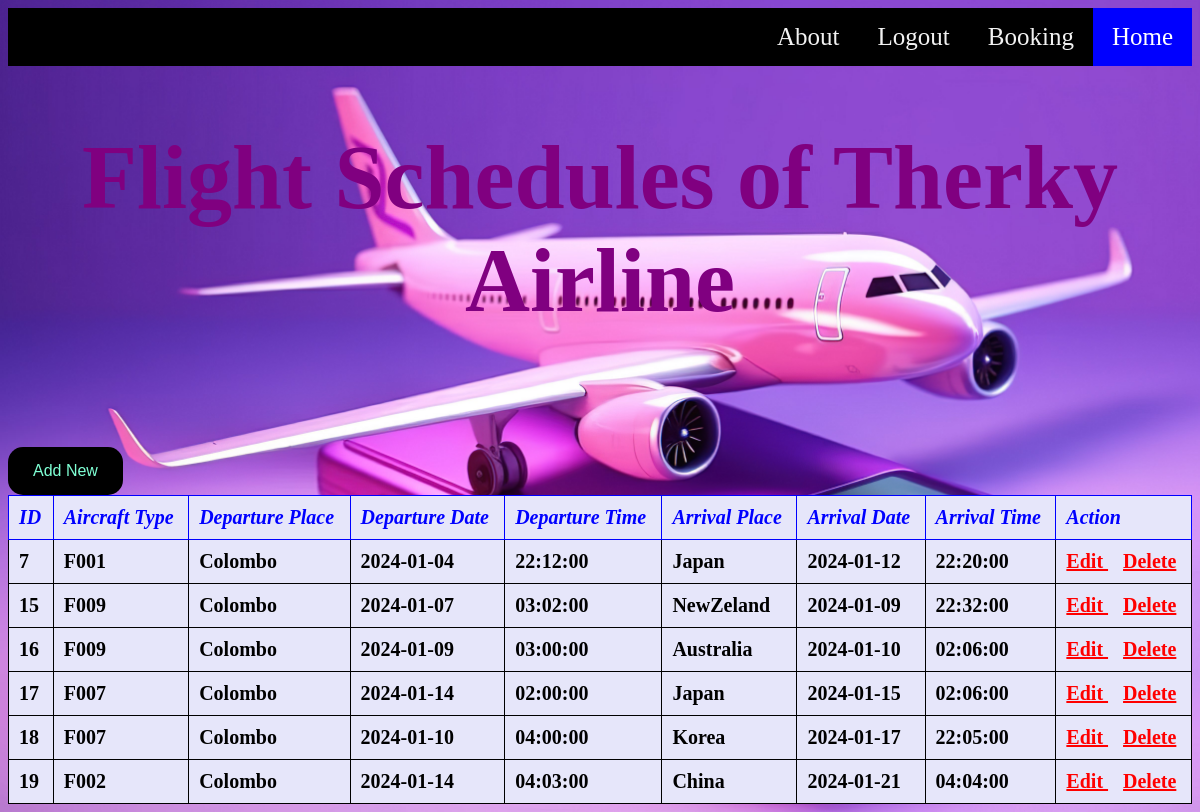
Screenshot of /flight_schedule.php with the database file from the repository.
### tables this page shows
CREATE TABLE `flight_scheduling` (
  `id` int(255) NOT NULL,
  `flight_number` varchar(100) NOT NULL,
  `departure_place` varchar(100) NOT NULL,
  `departure_time` time NOT NULL,
  `departure_date` date NOT NULL,
  `arrival_place` varchar(100) NOT NULL,
  `arrival_date` date NOT NULL,
  `arrival_time` time NOT NULL
);

### flight_schedule.php (the view, shortened to what this page needs)
<?php
include "db_conn.php";
?>
<!DOCTYPE html>
<html lang="en">
<head>
</head>
<body>
  <div class="topnav">
  <a class="active" href="home_page.php">Home</a>
  <a href="booking.php">Booking</a>
  <a href="admin_page.php">Logout</a>
  <a href="About_us.html">About</a>
</div>
<h1 class="glow">Flight Schedules of Therky Airline</h1><br><br><br>
  <a href="add_flight.php" >
    <button class="btn btn-dark mb-3">Add New</button>
  </a>
    <table class="table table-hover text-center">
      <thead class="table-dark">
        <tr>
          <th scope="col">ID</th>
          <th scope="col">Aircraft Type</th>
          <th scope="col">Departure Place</th>
          <th scope="col">Departure Date</th>
          <th scope="col">Departure Time</th>
          <th scope="col">Arrival Place</th>
          <th scope="col">Arrival Date</th>
          <th scope="col">Arrival Time</th>
          <th scope="col">Action</th>
        </tr>
      </thead>
      <tbody>
        <?php
        $sql = "SELECT * FROM `flight_scheduling`";
        $result = mysqli_query($conn, $sql);
        while ($row = mysqli_fetch_assoc($result)) {
        ?>
          <tr>
            <td><?php echo $row["id"] ?></td>
            <td><?php echo $row["flight_number"] ?></td>
            <td><?php echo $row["departure_place"] ?></td>
            <td><?php echo $row["departure_date"] ?></td>
            <td><?php echo $row["departure_time"] ?></td>
            <td><?php echo $row["arrival_place"] ?></td>
            <td><?php echo $row["arrival_date"] ?></td>
            <td><?php echo $row["arrival_time"] ?></td>
            <td>
            <a href="edit_flight.php?id=<?php echo $row["id"] ?>" class="link-dark">Edit </a>&nbsp;&nbsp;
              <a href="delete_flight.php?id=<?php echo $row["id"] ?>" class="link-dark">Delete</a>
            </td>
          </tr>
        <?php
        }
        ?>
      </tbody>
    </table>
</body>
</html>

### flight_schedule.php (style rules this page uses)
body { background-image: url(schedule.jpg); background-size:cover; }
table, td, th { border: 1px solid; }
table { border-collapse: collapse; width:100%; }
th { text-align: left; padding: 10px; font-size: 20px; color:blue; background-color: lavender; font-style: italic; }
td { text-align: left; padding: 10px; font-size: 20px; color:black; font-weight: bolder; background-color: lavender; }
body { margin: 10; font-family:sofia; }
.topnav { overflow: hidden; background-color: black; }
.topnav a { float: right; color: #f2f2f2; text-align: center; padding: 15px 19px; text-decoration: none; font-size: 25px; }
.topnav a.active { background-color: blue; color: white; }
button { color:aquamarine; padding:15px 25px; background-color:black; border:0 none; cursor:pointer; -webkit-border-radius: 5px; border-radius: 15px; font-size: 16px; }
.link-dark { color: red; }
.glow { font-size: 90px; color: purple; text-align: center; animation: glow 1s ease-in-out infinite alternate; }

### rows the page displays
flight_scheduling: id "7", flight_number "F001", departure_place "Colombo", departure_date "2024-01-04", departure_time "22:12:00", arrival_place "Japan", arrival_date "2024-01-12", arrival_time "22:20:00"
flight_scheduling: id "15", flight_number "F009", departure_place "Colombo", departure_date "2024-01-07", departure_time "03:02:00", arrival_place "NewZeland", arrival_date "2024-01-09", arrival_time "22:32:00"
flight_scheduling: id "16", flight_number "F009", departure_place "Colombo", departure_date "2024-01-09", departure_time "03:00:00", arrival_place "Australia", arrival_date "2024-01-10", arrival_time "02:06:00"
flight_scheduling: id "17", flight_number "F007", departure_place "Colombo", departure_date "2024-01-14", departure_time "02:00:00", arrival_place "Japan", arrival_date "2024-01-15", arrival_time "02:06:00"
flight_scheduling: id "18", flight_number "F007", departure_place "Colombo", departure_date "2024-01-10", departure_time "04:00:00", arrival_place "Korea", arrival_date "2024-01-17", arrival_time "22:05:00"
flight_scheduling: id "19", flight_number "F002", departure_place "Colombo", departure_date "2024-01-14", departure_time "04:03:00", arrival_place "China", arrival_date "2024-01-21", arrival_time "04:04:00"
